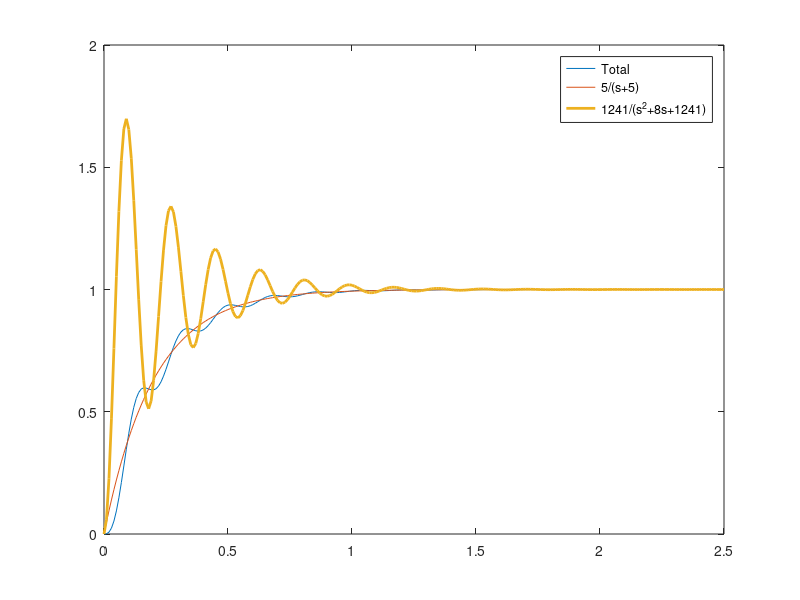

MATLAB code to generate this figure: (Note: this script raises an error after producing the figure.)
% Lecture 8
%hi
% Hallo
%% --------------------------------------
% Dominant poles and step response
% ---------------------------------------
clear all;clc;close all;
s=tf('s');                              % Define la place variable
G=(6205)/(s*(s^2+13*s+1281));           % set transfer function
zpk(G)                                  % display in nice format
H_eq=feedback(G,1);                     % Closed loop transfer function
zpk(H_eq)                               % display in nice format
tau=1/5;                                % Set Tau
omega=sqrt(1241);                       % Set omega
zeta=8/(2*omega);                       % set Zeta
H1=(1/tau)/(1/tau+s);                   % Set H1
H2=omega^2/(omega^2+2*zeta*omega*s+s^2);% Set H2
% Check H1H2
H1*H2
% Determine step output
t=0:0.01:2.5;
y=step(H_eq,t);
y1=step(H1,t);
y2=step(H2,t);
plot(t,y,t,y1,t,y2,'Linewidth',2)
legend('Total','5/(s+5)','1241/(s^2+8s+1241)')
% Integral
D1=trapz(t,abs(y-y1));
D2=trapz(t,abs(y-y2));
%% -----------------------------------------------------
% Simple operations with state-space systems
% ------------------------------------------------------
% In series
s1 = rss(3, 1, 2)
s2 = rss(2, 3, 1)
stotal = s2 * s1        % Why s2*s1 and not reverse?
% Parallel
s1 = rss(3, 1, 2)
s2 = rss(2, 1, 2)
stotal = s1 + s2
% feedback loops
a = [  0       1      0   ; ...
      -0.0071 -0.111  0.12; ...
       0       0.07  -0.3];
b = [  0 ;    -0.095; 0.072];
c = [ 1    0    0; ...  % theta
      0    1    0; ...  % q
      0    0    1; ...  % alpha
      1    0   -1]  ;    % gamma = theta - alpha
d = zeros(4, 1);
sys2 = ss(a, b, c, d)
k = [ 0  -0.67 0  0];
sclosed = feedback(sys2, k)
% check eigenvalues
eig(sys2.A)
eig(sclosed.A)
%% -------------------------------------
% Yaw response of an aircraft
% --------------------------------------
clear all,clc,close all,format;
A=[-0.2,0.06,0,-1;...
    0,0,1,0;...
    -17,0,-3.8,1;...
    9.4,0,-0.4,-0.6];
B=[-0.01,0.06;...
    0,0;...
    -32,5.4;...
    2.6,-7];
C=[0,0,0,1];
D=[0];
sys=ss(A,B(:,2),C,D); % need only rudder input and output is r
t=0:0.001:20;
step(sys,t);
%% -------------------------------------
% Yaw response of an aircraft 2
% --------------------------------------
clear all,clc,close all,format;
Kd=-0.5;
A=[-0.2,0.06,0,-1;...
    0,0,1,0;...
    -17,0,-3.8,1;...
    9.4,0,-0.4,-0.6];
B=[-0.01,0.06;...
    0,0;...
    -32,5.4;...
    2.6,-7];
C=diag(ones(4,1));
D=zeros(4,2);
SYS=ss(A,B,C,D)
K=[0,0,0,0;...
    0,0,0,Kd]
SYSclosed=feedback(SYS,K)
%% ------------------------------------
% Control with state space systems 2
% -------------------------------------
clear all,clc,close all,format;
Kd=-0.5;
A=[-0.2,0.06,0,-1;...
    0,0,1,0;...
    -17,0,-3.8,1;...
    9.4,0,-0.4,-0.6];
B=[-0.01,0.06;...
    0,0;...
    -32,5.4;...
    2.6,-7];
C=[0,0,0,1];
D=[0,0];
SYS=ss(A,B,C,D);
K1=[0;Kd];
SYSclosed=feedback(SYS,K1);
K2=[0; Kd * ss(-0.5, 0.5, -1, 1)];
SYSclosed2=feedback(SYS,K2);
% actual question
t=0.1:0.1:20;
input=[[ones(1,10),zeros(1,190)]',[zeros(200,1)]];
lsim(SYS,SYSclosed,SYSclosed2,input,t)
[Y1,T1,X1]=lsim(SYS,input,t);
[Y2,T2,X2]=lsim(SYSclosed,input,t);
[Y3,T3,X3]=lsim(SYSclosed2,input,t);
% zeta SYS
-eig(SYS.A);real(ans(2))/abs(ans(2))        % Better use command damp()
% zeta SYSclosed
-eig(SYSclosed.A);real(ans(2))/abs(ans(2))  % Better use command damp()
%% -------------------------------------
% wash out filter test
% --------------------------------------
t = 0:0.1:10;
wash = ss(-0.5, 0.5, -1, 1)
y = step(wash, t);
plot(t, y)
%% -------------------------------------
% constructing system models
% --------------------------------------
clear all,clc,close all;
s = tf('s');
h1 = 1/s^2;
hs = [h1; ...         % attitude out
      h1*s];           % differentiated attitude = velocity out
ssat=ss(hs);
% enter the transfer function
h2 = 40/(s^2 + 12*s + 40);
hm = [ h2; ...      % attitude (measured)
       h2*s ];       % rotational velocity (measured)
% convert to state-space
ssen = ss(hm);
% controller
Ks = 0.5;
% merge
sys = append(ssat, ssen, Ks);
% connect
Q = [ 1  5  0; ...    % connecting the input of the satellite
      3 -3 -4; ...    % connecting the sensor to the controller (feedback)
      2  1  0];       % input of sensor gets satellite attitude
                      % connection matrix is now complete
inputs = [ 3 ];
outputs = [5 1 2];
sysc = connect(sys, Q, inputs, outputs)
% check
hc = feedback(Ks * h1, h2 * (1 + s))
pole(hc)
eig(sysc.A)
%% ------------------------------------
% Roll control of an aircraft
% -------------------------------------
clear all,clc,close all;
Ka=4;
tau_a=1;
Kap=0.6;
s = tf('s');
autopilot=Kap;
actuator=9/(s^2+5*s+9);
roll_dyna=Ka/((tau_a*s+1)*s);
% normal way
SYS=feedback(ss(autopilot*actuator*roll_dyna),1);
% assembly way
sautopilot=ss(autopilot);
sactuator=ss(actuator);
sroll_dyna=ss(roll_dyna);
sys=append(sautopilot,sactuator,sroll_dyna,1);
input=[1];
output=[1,2,3];
Q=[4,3;1,-4;2,1;3,2];
sysc=connect(sys,Q,input,output);
pole(SYS)
eig(sysc)
%% ---------------------------------------
% Control of the Moller skycar
% ----------------------------------------
clear all,clc,close all
K=0.6;
s=tf('s');
H1=(K*(4*s^2+2*s+1))/(s*(1+0.1*s));
H2=1/(s^2*(s^2+s+4));
sH1=ss(H1);
sH2=ss(H2);
sys=append(sH1,sH2);
Q=[1,-2;2,1];
input=[1];
output=[2,1];
sysc=connect(sys,Q,input,output);
% Normal way
SYS=feedback(ss(H1*H2),1);
eig(sysc)
pole(SYS)
sysc.a
sysc.b
sysc.c
sysc.d